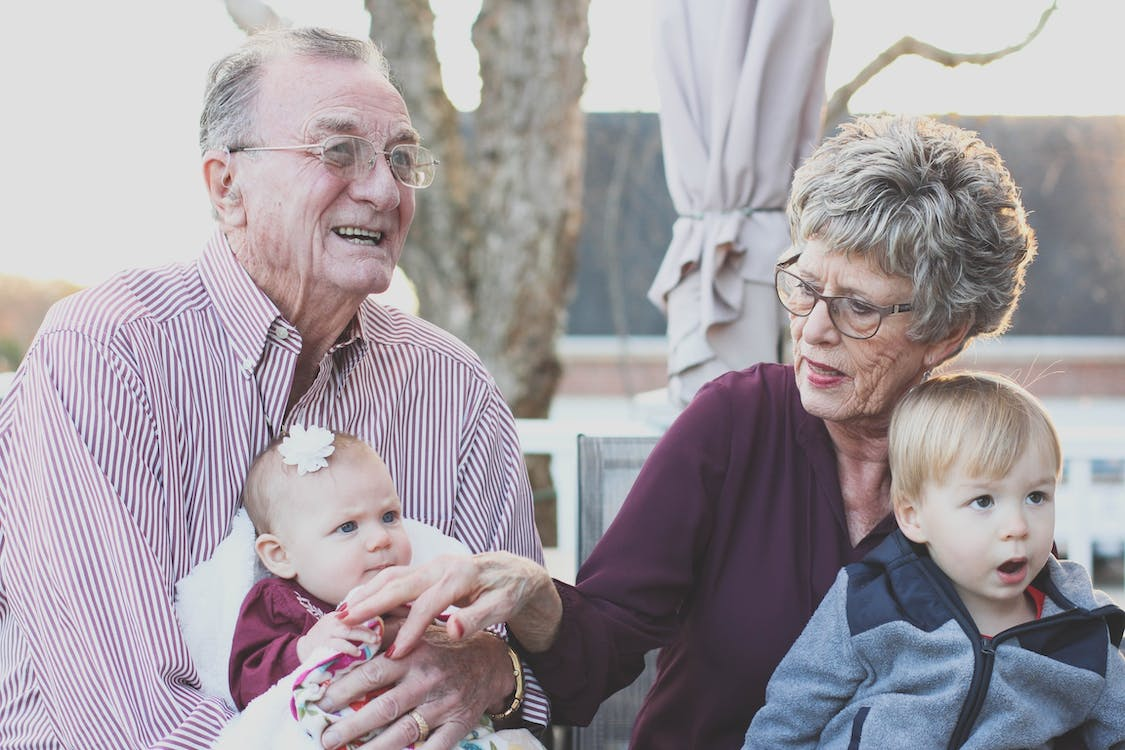
#> input picture face-detection/datasets/9.jpg, 1125 x 750 px
$ python haarcascade_frontal_face-1.py
#> lines starting #> are read from the running program, lines starting #| are printed output that depends on the picture; after the words box and inside, x2 and y2 are one past the last pixel; in counts of white or black regions, pixels touching at a corner belong together
import cv2
import sys

url_img = "datasets/9.jpg"

haar_file = "./Cascades/haarcascade_frontalface_default.xml"

image = cv2.imread(cv2.samples.findFile(url_img))
#> image is the input picture: shape (750, 1125, 3); mean B, G, R 161.5, 155.4, 162.7

image_gray = cv2.cvtColor(image, cv2.COLOR_BGR2GRAY)
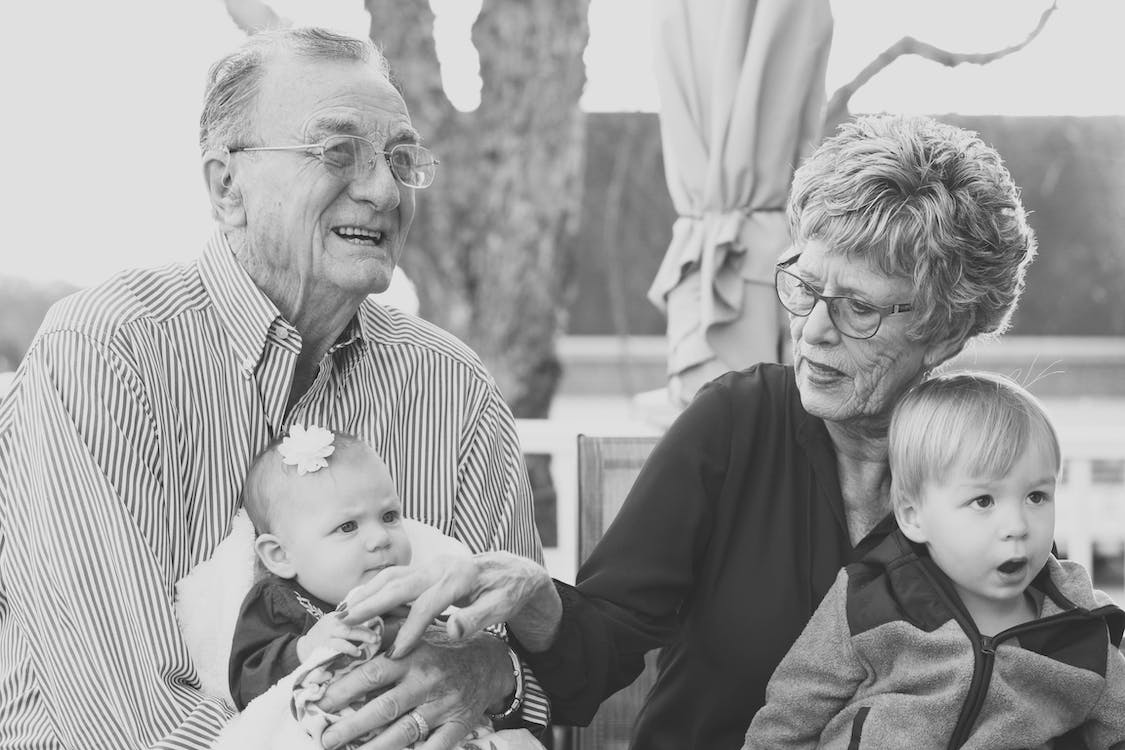
#> image_gray: shape (750, 1125); min 0, max 254, mean 158.3

if image is None:
    sys.exit("Could not read the image.")

# deteccao
detector_facial = cv2.CascadeClassifier(haar_file)

# image = cv2.resize(image, (width, height))

deteccoes = detector_facial.detectMultiScale(image_gray, 1.1, 5)
#> deteccoes = [[981, 190, 45, 45], [258, 439, 87, 87], [938, 443, 146, 146], [313, 475, 119, 119], [641, 215, 144, 144], [277, 73, 208, 208]]

for x, y, w, h in deteccoes:
    cv2.rectangle(image, (x, y), (x + w, y + h), (0,255,255), 5)
#> this loop made 6 passes
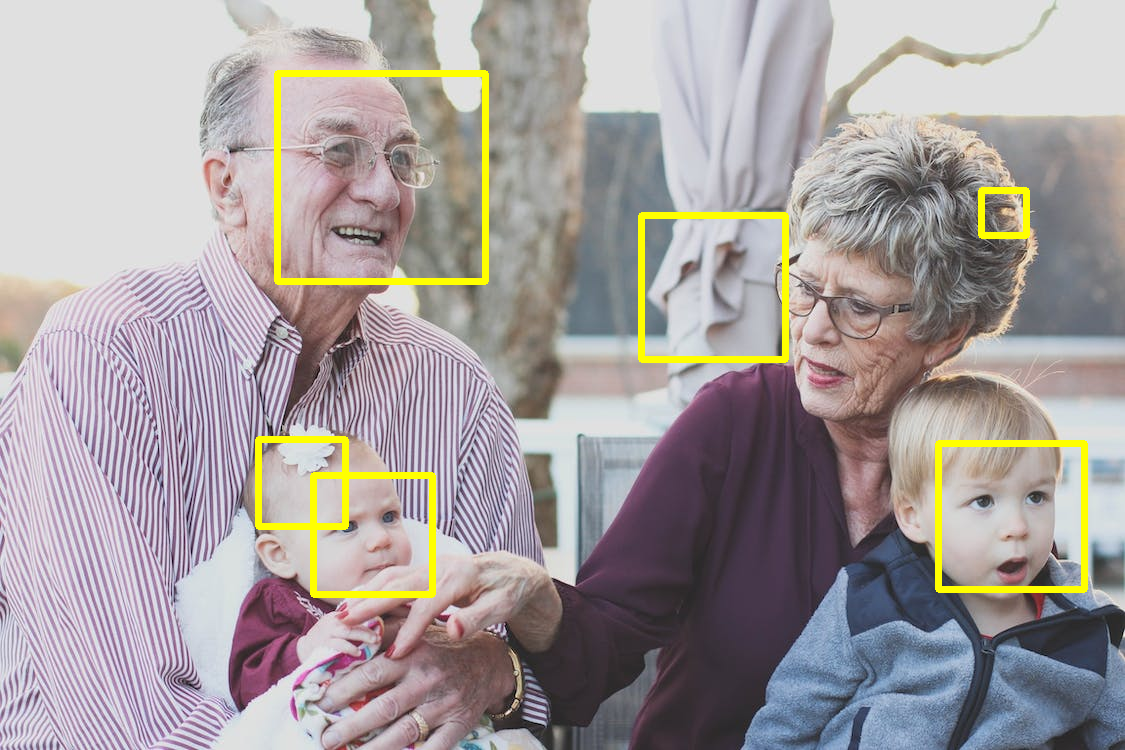
#> image: shape (750, 1125, 3); 2.46% of pixels changed, all inside (x1, y1, x2, y2) = (255, 70, 1088, 598)
    # cv2.rectangle(image_gray, (x, y), (x + w, y + h), (0,255,255), 5)


cv2.imwrite(f"result-haar.png", image)

$ run again, with face-detection/datasets/1.jpg copied over face-detection/datasets/9.jpg
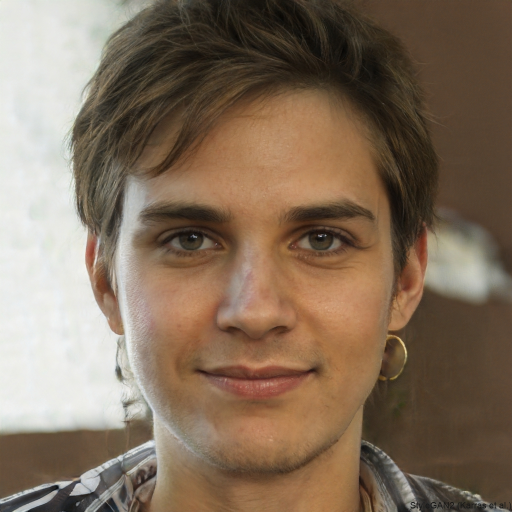
#> input picture face-detection/datasets/1.jpg, 1024 x 1024 px (shown at 1/2 size)
#> image is the input picture: shape (1024, 1024, 3); mean B, G, R 92.1, 111.2, 131
#> `image_gray = cv2.cvtColor(image, cv2.COLOR_BGR2GRAY)`:
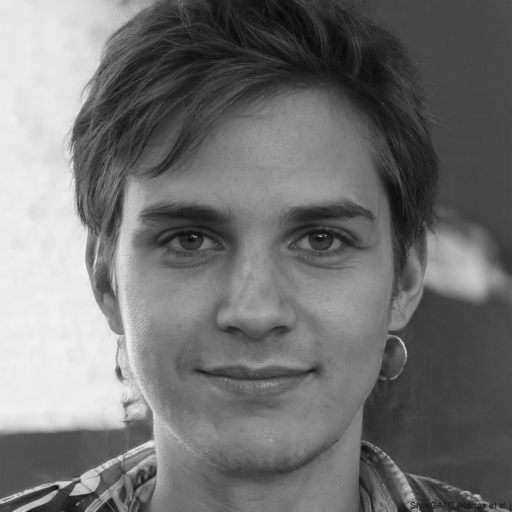
#> image_gray: shape (1024, 1024) (shown at 1/2 size); min 4, max 245, mean 114.9
#> deteccoes = [[156, 204, 703, 703]]
#> the loop `for x, y, w, h in deteccoes:` made 1 pass
#> after the loop `for x, y, w, h in deteccoes:`:
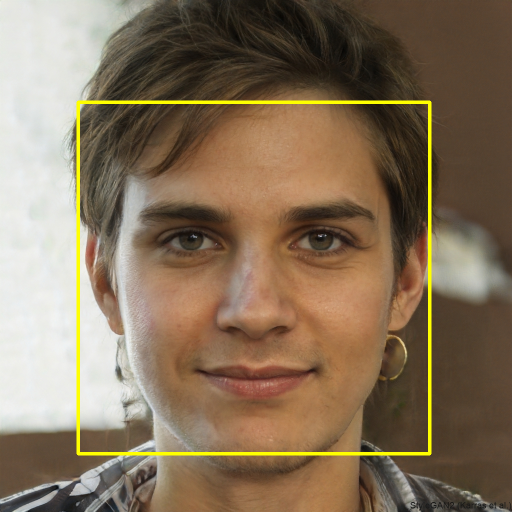
#> image: shape (1024, 1024, 3) (shown at 1/2 size); 1.88% of pixels changed, all inside (x1, y1, x2, y2) = (153, 201, 863, 911)

$ run again, with face-detection/datasets/11.jpg copied over face-detection/datasets/9.jpg
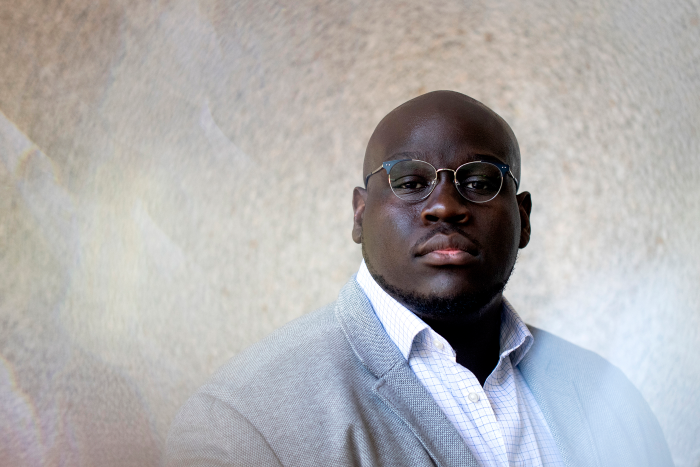
#> input picture face-detection/datasets/11.jpg, 1400 x 934 px (shown at 1/2 size)
#> image is the input picture: shape (934, 1400, 3); mean B, G, R 173.4, 172.6, 174.2
#> `image_gray = cv2.cvtColor(image, cv2.COLOR_BGR2GRAY)`:
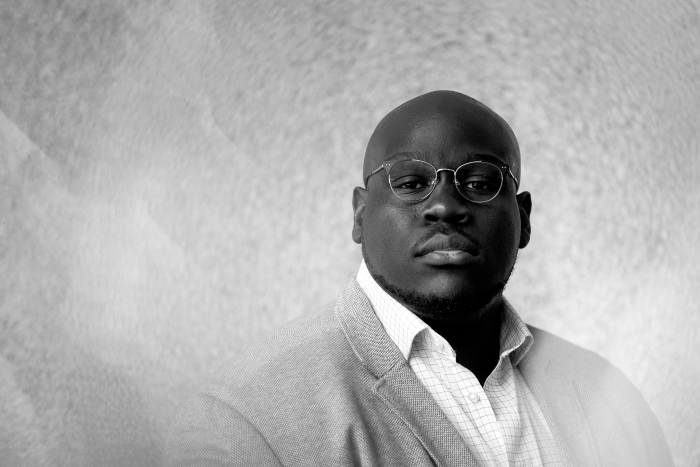
#> image_gray: shape (934, 1400) (shown at 1/2 size); min 0, max 255, mean 173.2
#> deteccoes = [[722, 239, 324, 324]]
#> the loop `for x, y, w, h in deteccoes:` made 1 pass
#> after the loop `for x, y, w, h in deteccoes:`:
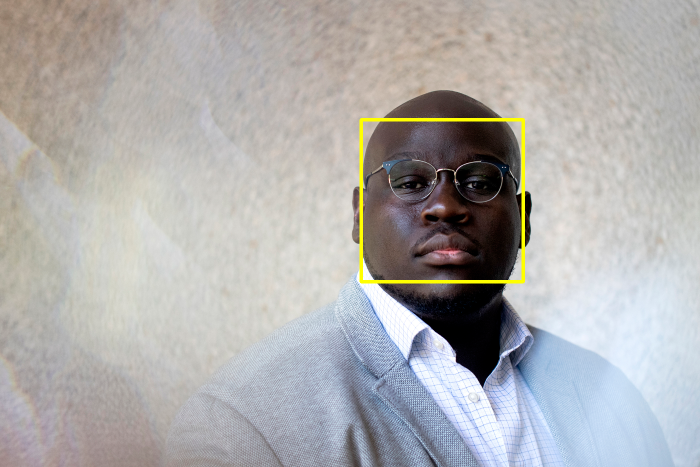
#> image: shape (934, 1400, 3) (shown at 1/2 size); 0.69% of pixels changed, all inside (x1, y1, x2, y2) = (719, 236, 1050, 567)

$ run again, with face-detection/datasets/12.jpg copied over face-detection/datasets/9.jpg
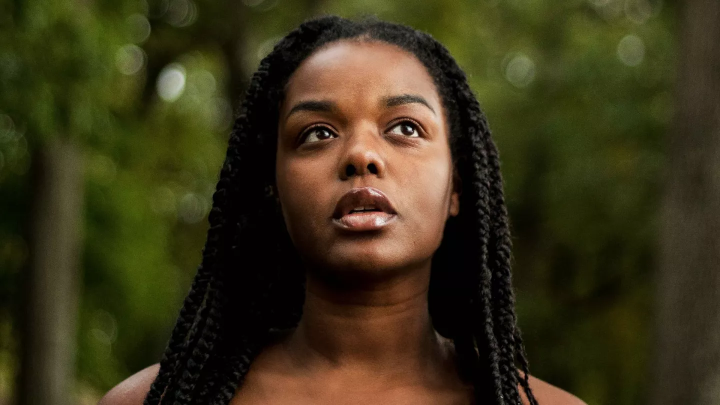
#> input picture face-detection/datasets/12.jpg, 1440 x 810 px (shown at 1/2 size)
#> image is the input picture: shape (810, 1440, 3); mean B, G, R 24.5, 51.4, 58.5
#> `image_gray = cv2.cvtColor(image, cv2.COLOR_BGR2GRAY)`:
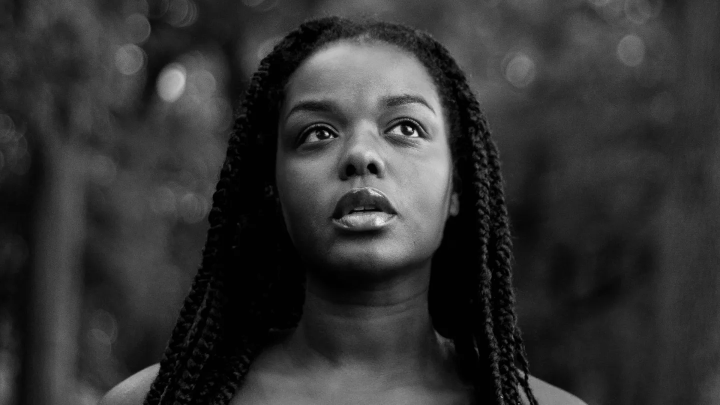
#> image_gray: shape (810, 1440) (shown at 1/2 size); min 0, max 245, mean 50.5
#> deteccoes = [[507, 79, 447, 447]]
#> the loop `for x, y, w, h in deteccoes:` made 1 pass
#> after the loop `for x, y, w, h in deteccoes:`:
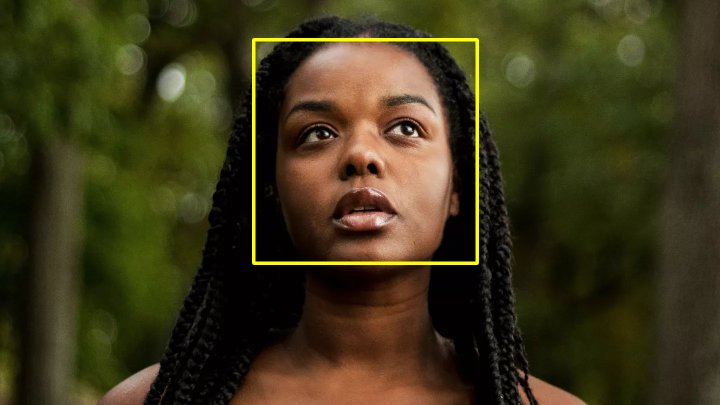
#> image: shape (810, 1440, 3) (shown at 1/2 size); 1.07% of pixels changed, all inside (x1, y1, x2, y2) = (504, 76, 958, 530)
